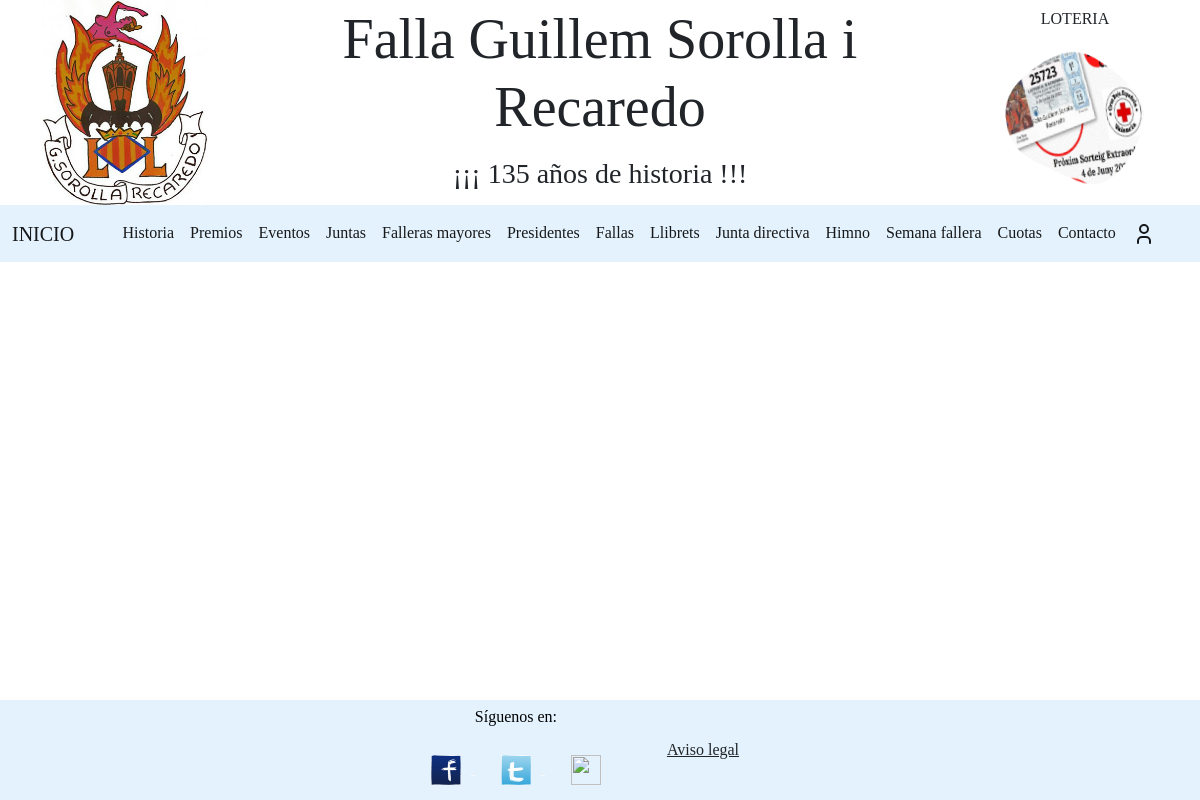
The page /libros.php on the database as committed earlier.
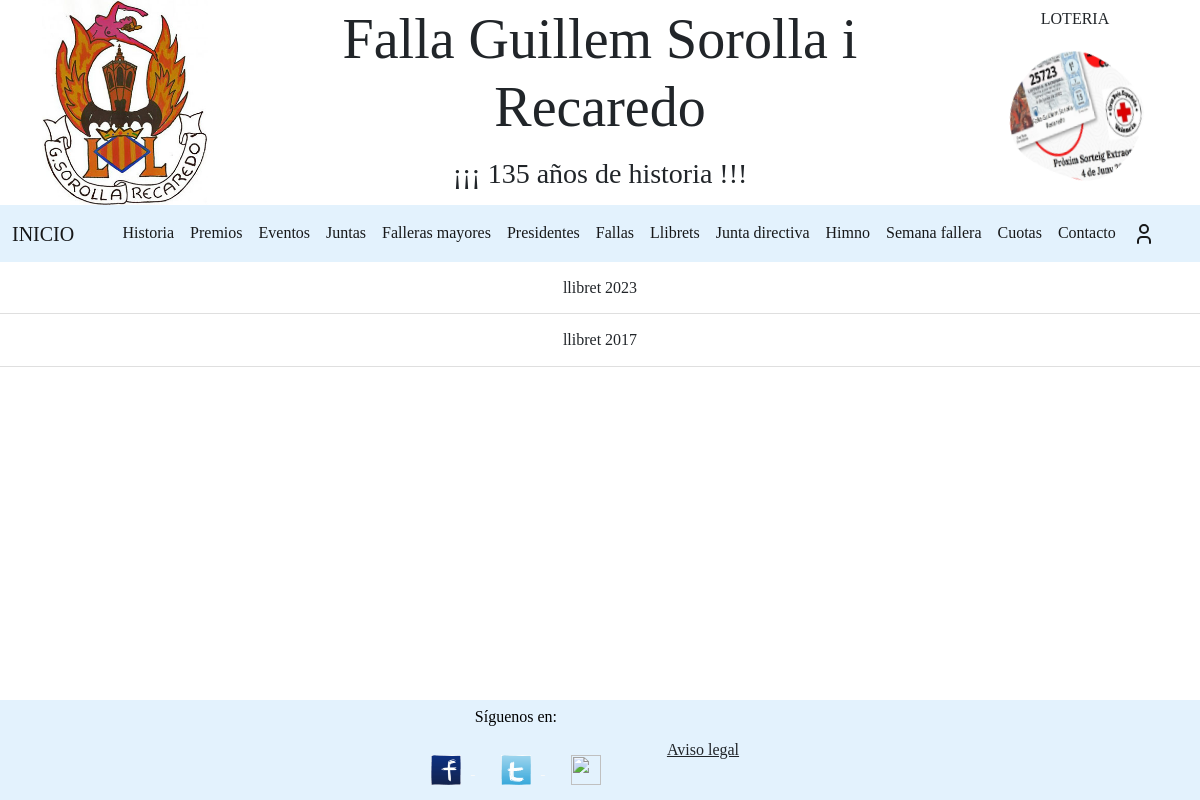
The same page on the database as committed later.
### tables this page shows
CREATE TABLE `recurso` (
  `rec_id` int(11) NOT NULL,
  `rec_nombre` varchar(30) NOT NULL,
  `rec_anyo` int(11) NOT NULL,
  `rec_tipo` varchar(30) NOT NULL,
  `rec_url` varchar(70) NOT NULL
);

### CRUDs/recurso_CRUD.php (the view, shortened to what this page needs)
<?php
class CrudRecurso{
public function listadoLLibret()
{
    $conexion = database::conexion();
    $consulta = "SELECT * FROM `recurso` WHERE `rec_tipo`='pdf_llibret' ORDER BY `rec_anyo` DESC";
    $consultaPreparada = $conexion->prepare($consulta);
    $consultaPreparada->execute();
    $resultado = $consultaPreparada->fetchAll(PDO::FETCH_ASSOC);
    echo '<div class="accordion accordion-flush" id="accordionFlushExample">';
    foreach ($resultado as $value) {
        $id = $value['rec_id'];
        $nombre = $value['rec_nombre'];
        $anyo = $value['rec_anyo'];
        echo ' <div class="accordion-item">';
        echo "  <h2 class='accordion-header' id='flush-heading$id'>";
        echo "   <button class='accordion-button collapsed d-block text-center' type='button' data-bs-toggle='collapse' data-bs-target='#flush-collapse$id' aria-expanded='false' aria-controls='flush-collapseOne'>";
        echo "      $nombre $anyo</button>";
        echo '  </h2>';
        echo '</div>';
    }
}
}

### libros.php (shortened to what this page needs)
<?php
$conectado = (isset($_SESSION["usuario"])) ? "style='background-color: #9cfbb6;'" : "style='background-color: #e3f2fd;'";
require_once "./CRUDs/recurso_CRUD.php";
?>
<!DOCTYPE html>
<html lang="es">
<head>
  <link rel="stylesheet" href="estilos.css">
  <link rel="stylesheet" href="estilos2.css">
</head>
<body>
  <header>
    <div class="container">
      <div class="row">
        <div class="align-self-center col-lg-2 col-md-2 col-sm-3 col-3">
          <img src="imagenes/escudo-falla.jpg" class="img-fluid rounded float-start"
            alt="falla Guillem Sorolla i Recaredo">
        </div>
        <div class="align-self-center text-center col-lg-8 col-md-8 col-sm-6 col-6">
          <p class="display-4" id="nombreFalla">Falla Guillem Sorolla i Recaredo</p>
          <p class="h3" id="historia"></p>
        </div>
        <div class="align-self-center col-lg-2 col-md-2 col-sm-3 col-3">
          <div class="text-center align-self-bottom">LOTERIA</div>
          <a href="https://www.labrujitagenerosa.es/loteria-empresas-verlot.php?GadMS=1">
          </a>
        </div>
      </div>
    </div>
    <?php
echo "<nav class='navbar navbar-expand-lg navbar-light' $conectado>";
?>
      <div class="container-fluid ">
        <a class="navbar-brand " href="index.html">INICIO</a>
        <div class="collapse navbar-collapse " id="navbarSupportedContent">
          <ul class="navbar-nav mx-auto mb-2 mb-lg-0">
            <li class="nav-item">
              <a class="nav-link active" aria-current="page" href="historia.php">Historia</a>
            </li>
            <li class="nav-item">
              <a class="nav-link active" aria-current="page" href="premios.php">Premios</a>
            </li>
            <li class="nav-item">
              <a class="nav-link active" aria-current="page" href="eventos.php">Eventos</a>
            </li>
            <li class="nav-item">
              <a class="nav-link active" aria-current="page" href="juntas.php">Juntas</a>
            </li>
            <li class="nav-item">
              <a class="nav-link active" aria-current="page" href="falleras_majores.php">Falleras mayores</a>
            </li>
            <li class="nav-item">
              <a class="nav-link active" aria-current="page" href="presidentes.php">Presidentes</a>
            </li>
            <li class="nav-item">
              <a class="nav-link active" aria-current="page" href="monumentos.php">Fallas</a>
            </li>
            <li class="nav-item">
              <a class="nav-link active" aria-current="page" href="libros.php">Llibrets</a>
            </li>
            <li class="nav-item">
              <a class="nav-link active" aria-current="page" href="directiva.php">Junta directiva</a>
            </li>
            <li class="nav-item">
              <a class="nav-link active" aria-current="page" href="imagenes.php">Himno</a>
            </li>
            <li class="nav-item">
              <a class="nav-link active" aria-current="page" href="programacion_fallera.php">Semana fallera</a>
            </li>
            <li class="nav-item">
              <a class="nav-link active" aria-current="page" href="cuotas.php">Cuotas</a>
            </li>
            <li class="nav-item">
              <a class="nav-link active" aria-current="page" href="contacto.php">Contacto</a>
            </li>
            <?php
              if (isset($_SESSION["usuario"])) {
                  echo '<li class="nav-item">';
                  echo '<a class="nav-link active" aria-current="page" href="edicion.php"><img src="./imagenes/editar.png" class="icon icon-tabler icon-tabler-user" width="24" height="24" viewBox="0 0 24 24" stroke-width="2" stroke="currentColor" fill="none" stroke-linecap="round" stroke-linejoin="round"></img>';
                  echo '</a>';
                  echo ' </li>';
                  echo '<li class="nav-item">';
                  echo '<a class="nav-link active" aria-current="page" href="logout.php"><img src="./imagenes/log-out-.png" class="icon icon-tabler icon-tabler-user" width="24" height="24" viewBox="0 0 24 24" stroke-width="2" stroke="currentColor" fill="none" stroke-linecap="round" stroke-linejoin="round"></img>';
                  echo '</a>';
                  echo ' </li>';
              } else {
                  echo '<li class="nav-item">';
                  echo '<a class="nav-link active" aria-current="page" href="login.php"><svg xmlns="http://www.w3.org/2000/svg" class="icon icon-tabler icon-tabler-user" width="24" height="24" viewBox="0 0 24 24" stroke-width="2" stroke="currentColor" fill="none" stroke-linecap="round" stroke-linejoin="round">';
                  echo '</svg>';
                  echo '</a>';
                  echo ' </li>';
              }
?>
          </ul>
        </div>
      </div>
    </nav>
  </header>
  <?php
      $falleras= new CrudRecurso();
      $falleras->listadoLLibret();
      ?>
  <footer class="btn-azulclaro footer">
    <div class="text-center">
      <p class="">Síguenos en: </p>
      <a class="mx-2 link-light" href="https://www.facebook.com/guillemsorolla/">
        <img src="./imagenes/_facebook.png" class="rrss" alt="">
      </a>
      <a class="mx-2 link-light" href="https://twitter.com/fguillemsor_rec">
        <img src="./imagenes/_twitter.png" class="rrss" alt="">
      </a>
      <a class="mx-2 link-light" href="https://www.instagram.com/fallaguillemsorolla_recaredo/">
        <img src="./imagenes/Instagram_icon.png.webp" class="rrss" alt="">
      </a>
    </div>
    <a class="mx-5 link-dark nav-links" href="aviso_legal.html">Aviso legal</a>
  </footer>
</body>
</html>

### estilos2.css (style rules this page uses)
* { margin: 0; padding: 0; box-sizing: border-box; }
html { min-height: 100%; position: relative; }
body { margin: 0; margin-bottom: 120px; }
.rrss { width: 30px; height: 30px; margin: 10px; }
.footer { height: 100px; display: flex; align-items: center; justify-content: center; position: absolute; bottom: 0; width: 100%; }

Rows that differ between the two databases and show on the page:
added recurso: rec_nombre "llibret", rec_anyo "2023"
added recurso: rec_nombre "llibret", rec_anyo "2017"
